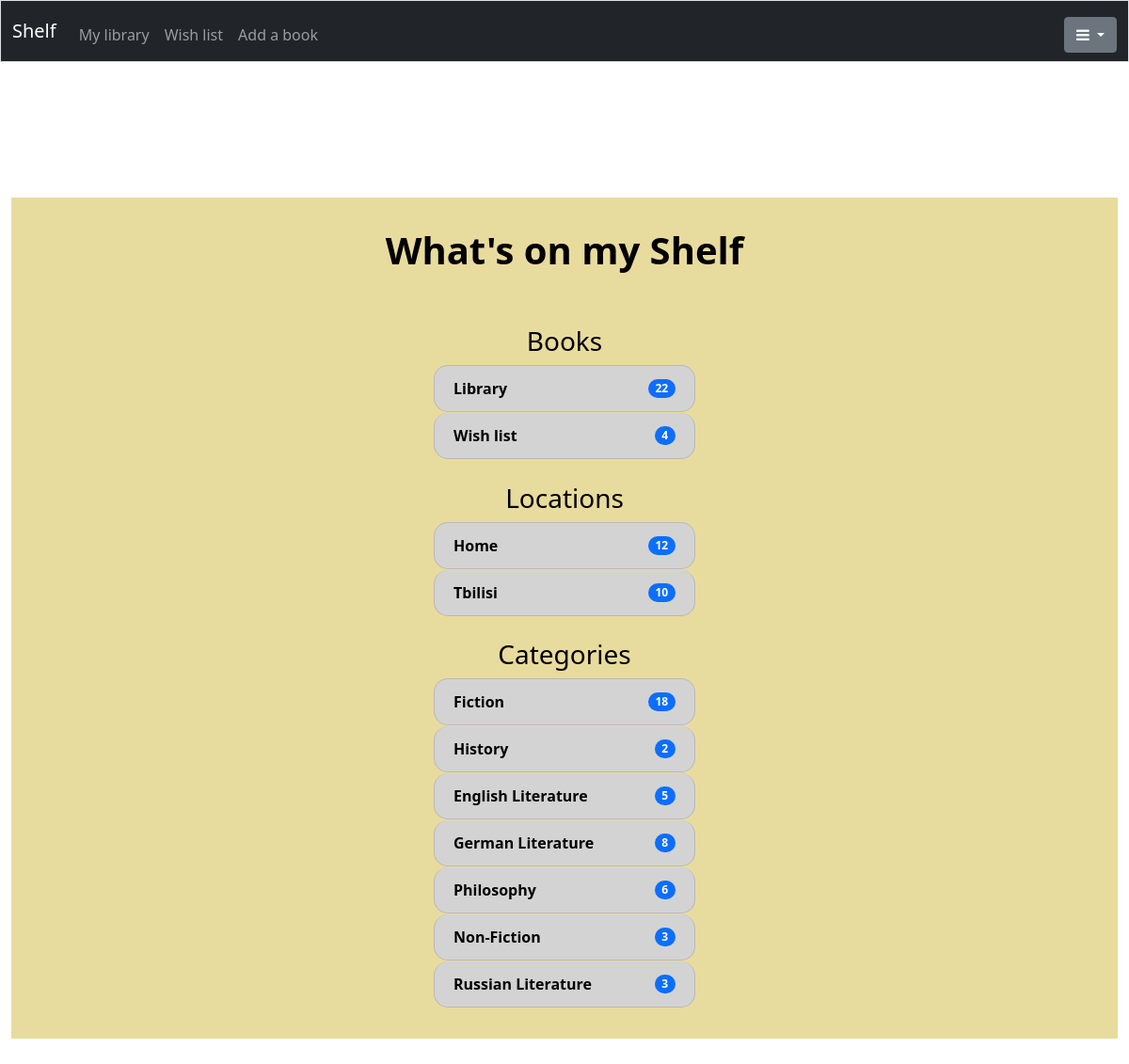
/ (signed in), run on the app's committed database.
### tables this page shows
CREATE TABLE locations
(id INTEGER PRIMARY KEY AUTOINCREMENT NOT NULL,
name TEXT,
reader INT,
FOREIGN KEY (reader) REFERENCES users(id)
);

CREATE TABLE categories
(id INTEGER PRIMARY KEY AUTOINCREMENT NOT NULL,
name TEXT,
reader INT,
FOREIGN KEY (reader) REFERENCES users(id)
);

### app.py (the view)
@app.route("/")
@login_required
def home_page():
    number_of_books_library = get_number_of_books("library")
    number_of_books_wish_list = get_number_of_books("wish_list")
    locations = get_locations()
    locations = get_number_of_books_at_location(locations)
    number_of_locations = len(locations)
    categories = get_categories()
    categories = get_number_of_books_in_each_category(categories)
    number_of_categories = len(categories)
    return render_template(
        "home.html", categories=categories, locations=locations, number_of_books_library=number_of_books_library,
            number_of_books_wish_list=number_of_books_wish_list, number_of_locations=number_of_locations,
                number_of_categories=number_of_categories)

### app.py (called while the page is built)
@app.after_request
def after_request(response):
    response.headers["Cache-Control"] = "no-cache, no-store, must-revalidate"
    response.headers["Expires"] = 0
    response.headers["Pragma"] = "no-cache"
    return response

### helpers.py (called while the page is built)
def login_required(f):
    @wraps(f)
    def decorated_function(*args, **kwargs):
        if session.get("user_id") is None:
            return redirect("/login")
        return f(*args, **kwargs)
    return decorated_function

def get_number_of_books(status):
    return db.execute("SELECT COUNT(id) FROM books WHERE status = ? AND reader = ?", status, session["user_id"])[0]["COUNT(id)"]

def get_locations():
    return db.execute("SELECT name FROM locations WHERE reader = ?", session["user_id"])

def get_location_id(location):
    return db.execute("SELECT id FROM locations WHERE name = ? AND reader = ?", location, session["user_id"])[0]["id"]

def get_number_of_books_at_location(location):
    if type(location) == list:
        for one in location:
            location_id = get_location_id(one["name"])
            number_of_books = db.execute(
                "SELECT COUNT(book_id) FROM located_books JOIN books ON located_books.book_id = books.id WHERE location_id = ?",
                    location_id)[0]["COUNT(book_id)"]
            one["count"] = number_of_books
        return location
    else:
        location_id = get_location_id(location)
        number_of_books = db.execute(
                "SELECT COUNT(book_id) FROM located_books JOIN books ON located_books.book_id = books.id WHERE location_id = ?",
                    location_id)[0]["COUNT(book_id)"]
        return number_of_books

def get_categories():
    return db.execute("SELECT name FROM categories WHERE reader = ?", session["user_id"])

def get_number_of_books_in_each_category(categories):
    status = "library"
    for category in categories:
        category_id = db.execute("SELECT id FROM categories WHERE name = ? AND reader = ?",
                                    category["name"], session["user_id"])[0]["id"]
        number_of_books = db.execute(
            "SELECT COUNT(book_id) FROM sorted_books JOIN books ON sorted_books.book_id = books.id WHERE category_id = ? AND status = ?",
                                        category_id, status)[0]["COUNT(book_id)"]
        category["count"] = number_of_books
    return categories

### templates/home.html (shortened to what this page needs)
{% extends "layout.html" %}
{% block main %}
    <div class="entrance">
        {% if number_of_books_library %}
            <h1><b>What's on my Shelf</b></h1><br><br>
            <div>
                <h3>Books</h3>
                <ul class="list-group all_books">
                    <li class="list-group-item d-flex flex-fill justify-content-between align-items-center list-group-item-dark book_locations">
                        <a class="black_link" href="/library">
                            <b>Library</b>
                        </a>
                        <span class="badge bg-primary rounded-pill">{{ number_of_books_library }}</span>
                    </li>
                    <li class="list-group-item d-flex flex-fill justify-content-between align-items-center list-group-item-dark book_locations">
                        <a class="black_link" href="/wish_list">
                            <b>Wish list</b>
                        </a>
                        <span class="badge bg-primary rounded-pill">{{ number_of_books_wish_list }}</span>
                    </li>
                </ul>
            </div><br>
        {% else %}
            <button class="btn btn-success">
                <a class="white_link" href="/add">
                    <i class="fa fa-plus-square" aria-hidden="true"></i> Add your first book
                </a>
            </button><br><br>
        {% endif %}
        {% if number_of_locations %}
            <div>
                <h3>Locations</h3>
                <ul class="list-group list_of_books_locations">
                    {% for location in locations %}
                        <li class="list-group-item d-flex flex-fill justify-content-between align-items-center list-group-item-dark book_locations">
                            {% if location.count > 0 %}
                                <a class="black_link" href="/{{ location.name }}/books">
                                    <b>{{ location.name }}</b>
                                </a>
                            {% else %}
                                <b>{{ location.name }}</b>
                            {% endif %}
                            <span class="badge bg-primary rounded-pill">{{ location.count }}</span>
                        </li>
                    {% endfor %}
                </ul>
            </div><br>
        {% else %}
            <button class="btn btn-success">
                <a class="white_link" href="/locations">
                    <i class="fa fa-plus-square" aria-hidden="true"></i> Add your first location
                </a>
            </button><br><br>
        {% endif %}
        {% if number_of_categories %}
            <div>
                <h3>Categories</h3>
                <ul class="list-group list_of_books_categories">
                    {% for category in categories %}
                        <li class="list-group-item d-flex flex-fill justify-content-between align-items-center list-group-item-dark book_categories">
                            {% if category.count > 0 %}
                                <a class="black_link" href="/books/{{ category.name }}">
                                    <b>{{ category.name }}</b>
                                </a>
                            {% else %}
                                <b>{{ category.name }}</b>
                            {% endif %}
                            <span class="badge bg-primary rounded-pill">{{ category.count }}</span>
                        </li>
                    {% endfor %}
                </ul>
            </div>
        {% else %}
            <button class="btn btn-success">
                <a class="white_link" href="/categories">
                    <i class="fa fa-plus-square" aria-hidden="true"></i> Add your first category
                </a>
            </button>
        {% endif %}
    </div>
{% endblock %}

### templates/layout.html (shortened to what this page needs)
<!DOCTYPE html>
<html lang="en">
    <head>
        <link href="https://cdn.jsdelivr.net/npm/bootstrap@5.1.3/dist/css/bootstrap.min.css" rel="stylesheet">
        <link href="https://cdnjs.cloudflare.com/ajax/libs/font-awesome/4.7.0/css/font-awesome.min.css" rel="stylesheet">
        <link href="/static/styles.css" rel="stylesheet">
    </head>
    <body class="body">
        <nav class="bg-dark border navbar navbar-expand-md navbar-dark navigation">
            <div class="container-fluid">
                <a class="navbar-brand" href="/"><span class="blue">Shelf</span></a>
                <div class="collapse navbar-collapse" id="navbar">
                    {% if session["user_id"] %}
                        <ul class="navbar-nav me-auto mt-2">
                            <li class="nav-item"><a class="nav-link" href="/library">My library</a></li>
                            <li class="nav-item"><a class="nav-link" href="/wish_list">Wish list</a></li>
                            <li class="nav-item"><a class="nav-link" href="/add">Add a book</a></li>
                        </ul>
                        <ul class="navbar-nav ms-auto mt-2">
                            <div class="btn-group dropleft">
                                <button class="btn btn-secondary dropdown-toggle" type="button" id="dropdownMenuButton1" data-bs-toggle="dropdown" aria-haspopup="true" aria-expanded="false">
                                    <i class="fa fa-bars" aria-hidden="true"></i>
                                </button>
                            </div>
                        </ul>
                    {% else %}
                        <ul class="navbar-nav ms-auto mt-2">
                            <li class="nav-item"><a class="nav-link" href="/about">About</a></li>
                            <li class="nav-item"><a class="nav-link" href="/register">Register</a></li>
                            <li class="nav-item"><a class="nav-link" href="/login">Log In</a></li>
                        </ul>
                    {% endif %}
                </div>
            </div>
        </nav><br><br><br>
        <main class="container-fluid py-5 text-center">
            {% block main %}{% endblock %}
        </main>
    </body>
</html>

### static/styles.css (style rules this page uses)
body { background-image: url("pictures/book_shelf_photo.jpg"); background-repeat: no-repeat; background-attachment: fixed; background-size: cover; overflow-x: hidden; }
.navigation { position: fixed; top: 0; width: 100%; border: solid transparent; z-index: 9999; }
.entrance { background-color: rgba(228, 213, 140, 0.842); margin: auto; padding: 2em; color:black; justify-content: center; align-items: center; text-align: center; margin-top: 90px; }
.all_books, .list_of_books_locations, .list_of_books_categories { justify-content: center; align-items: center; text-align: center; flex-wrap: wrap; }
.book_locations, .book_categories { width: 25%; border-radius: 15px; margin: 0.5px 0; padding: 12px 20px; }
.book_locations:first-child, .book_locations:last-child { border-radius: 15px; padding: 12px 20px; }
.book_categories:first-child, .book_categories:last-child { border-radius: 15px; padding: 12px 20px; }
.black_link { text-decoration: none; color: black; }

### data on the page
locations: name "Home", count "12"
locations: name "Tbilisi", count "10"
categories: name "Fiction", count "18"
categories: name "History", count "2"
categories: name "English Literature", count "5"
categories: name "German Literature", count "8"
categories: name "Philosophy", count "6"
categories: name "Non-Fiction", count "3"
categories: name "Russian Literature", count "3"

### other printed values
{{ number_of_books_library }} "22"
{{ number_of_books_wish_list }} "4"
